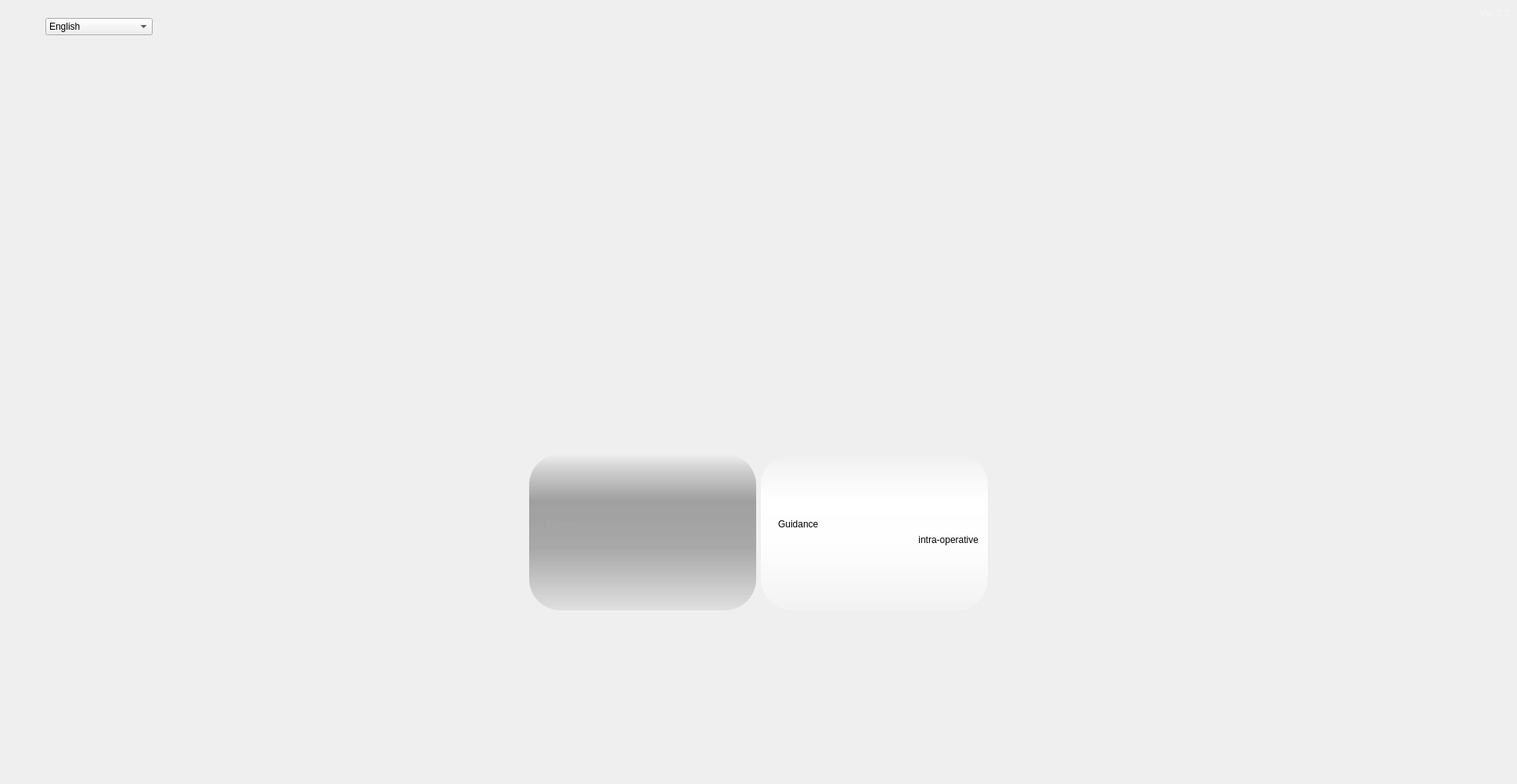
      <widget class="QWidget" name="pgHome">
       <layout class="QGridLayout" name="gridLayout_33">
        <property name="leftMargin">
         <number>10</number>
        </property>
        <property name="topMargin">
         <number>10</number>
        </property>
        <property name="rightMargin">
         <number>10</number>
        </property>
        <property name="bottomMargin">
         <number>10</number>
        </property>
        <property name="spacing">
         <number>0</number>
        </property>
        <item row="0" column="0">
         <layout class="QGridLayout" name="gridLayout_3">
          <item row="0" column="0">
           <widget class="QWidget" name="wdgSetting" native="true">
            <property name="minimumSize">
             <size>
              <width>48</width>
              <height>48</height>
             </size>
            </property>
            <property name="maximumSize">
             <size>
              <width>48</width>
              <height>48</height>
             </size>
            </property>
            <property name="styleSheet">
             <string notr="true">image:url(image/setting.png)</string>
            </property>
           </widget>
          </item>
          <item row="0" column="2">
           <spacer name="horizontalSpacer_16">
            <property name="orientation">
             <enum>Qt::Horizontal</enum>
            </property>
            <property name="sizeHint" stdset="0">
             <size>
              <width>40</width>
              <height>20</height>
             </size>
            </property>
           </spacer>
          </item>
          <item row="0" column="1">
           <widget class="QComboBox" name="cbxLanguage">
            <property name="maximumSize">
             <size>
              <width>200</width>
              <height>16777215</height>
             </size>
            </property>
            <item>
             <property name="text">
              <string>English</string>
             </property>
            </item>
            <item>
             <property name="text">
              <string>Traditional Chinese</string>
             </property>
            </item>
           </widget>
          </item>
          <item row="1" column="1">
           <spacer name="verticalSpacer_6">
            <property name="orientation">
             <enum>Qt::Vertical</enum>
            </property>
            <property name="sizeHint" stdset="0">
             <size>
              <width>20</width>
              <height>40</height>
             </size>
            </property>
           </spacer>
          </item>
         </layout>
        </item>
        <item row="0" column="1">
         <spacer name="verticalSpacer_4">
          <property name="orientation">
           <enum>Qt::Vertical</enum>
          </property>
          <property name="sizeHint" stdset="0">
           <size>
            <width>1021</width>
            <height>203</height>
           </size>
          </property>
         </spacer>
        </item>
        <item row="1" column="0">
         <spacer name="horizontalSpacer_18">
          <property name="orientation">
           <enum>Qt::Horizontal</enum>
          </property>
          <property name="sizeHint" stdset="0">
           <size>
            <width>447</width>
            <height>20</height>
           </size>
          </property>
         </spacer>
        </item>
        <item row="1" column="1" rowspan="2">
         <widget class="QWidget" name="wdgModeSelection" native="true">
          <property name="sizePolicy">
           <sizepolicy hsizetype="Fixed" vsizetype="Fixed">
            <horstretch>0</horstretch>
            <verstretch>0</verstretch>
           </sizepolicy>
          </property>
          <property name="minimumSize">
           <size>
            <width>1024</width>
            <height>576</height>
           </size>
          </property>
          <property name="maximumSize">
           <size>
            <width>1024</width>
            <height>576</height>
           </size>
          </property>
          <property name="autoFillBackground">
           <bool>false</bool>
          </property>
          <property name="styleSheet">
           <string notr="true">#wdgModeSelection{
	background-image:url(image/background.png);
}

#wdgGuidance, #wdgPlanning{
background-color: qlineargradient(spread:pad, x1:0, y1:0, x2:0, y2:1, stop:0 rgba(255, 255, 255, 0), stop:0.1 rgba(255, 255, 255, 100), stop:0.3 rgba(255, 255, 255, 255), stop:0.6 rgba(255, 255, 255, 230), stop:1 rgba(255, 255, 255, 50));
border:0px;
border-radius:40px;
padding:0px;
}

#wdgGuidance:hover, #wdgPlanning:hover{
	background-color: qlineargradient(spread:pad, x1:0, y1:0, x2:0, y2:1, stop:0 rgba(88, 238, 255, 0), stop:0.1 rgba(88, 238, 255, 100), stop:0.3 rgba(88, 238, 255, 255), stop:0.6 rgba(88, 238, 255, 230), stop:1 rgba(88, 238, 255, 50));
}

#wdgGuidance:disabled, #wdgPlanning:disabled{
	background-color: qlineargradient(spread:pad, x1:0, y1:0, x2:0, y2:1, stop:0 rgba(160, 160, 160, 0), stop:0.1 rgba(160, 160, 160, 100), stop:0.3 rgba(160, 160, 160, 255), stop:0.6 rgba(160, 160, 160, 230), stop:1 rgba(160, 160, 160, 50));
}


QLabel{
	font: 32pt &quot;Arial&quot;;
	margin-left:10px;
	margin-top:0px;
	margin-bottom:0px;
	padding:0px;
}

#wdgGuidance:disabled, #wdgPlanning:disabled QLabel{
	color:rgb(167, 167, 167);
}</string>
          </property>
          <layout class="QGridLayout" name="gridLayout_23">
           <property name="topMargin">
            <number>11</number>
           </property>
           <property name="verticalSpacing">
            <number>0</number>
           </property>
           <item row="5" column="3">
            <spacer name="horizontalSpacer_31">
             <property name="orientation">
              <enum>Qt::Horizontal</enum>
             </property>
             <property name="sizeHint" stdset="0">
              <size>
               <width>40</width>
               <height>20</height>
              </size>
             </property>
            </spacer>
           </item>
           <item row="5" column="2">
            <widget class="WidgetButton" name="wdgGuidance" native="true">
             <property name="sizePolicy">
              <sizepolicy hsizetype="Maximum" vsizetype="Maximum">
               <horstretch>0</horstretch>
               <verstretch>0</verstretch>
              </sizepolicy>
             </property>
             <property name="minimumSize">
              <size>
               <width>290</width>
               <height>200</height>
              </size>
             </property>
             <property name="maximumSize">
              <size>
               <width>16777215</width>
               <height>200</height>
              </size>
             </property>
             <property name="cursor">
              <cursorShape>PointingHandCursor</cursorShape>
             </property>
             <property name="styleSheet">
              <string notr="true"/>
             </property>
             <layout class="QGridLayout" name="gridLayout_24">
              <item row="2" column="0">
               <widget class="QLabel" name="label_19">
                <property name="styleSheet">
                 <string notr="true">font: 14pt &quot;Arial&quot;;</string>
                </property>
                <property name="text">
                 <string>intra-operative</string>
                </property>
                <property name="alignment">
                 <set>Qt::AlignRight|Qt::AlignTrailing|Qt::AlignVCenter</set>
                </property>
               </widget>
              </item>
              <item row="1" column="0">
               <widget class="QLabel" name="label_20">
                <property name="styleSheet">
                 <string notr="true"/>
                </property>
                <property name="text">
                 <string>Guidance</string>
                </property>
               </widget>
              </item>
              <item row="0" column="0">
               <spacer name="verticalSpacer_11">
                <property name="orientation">
                 <enum>Qt::Vertical</enum>
                </property>
                <property name="sizeHint" stdset="0">
                 <size>
                  <width>10</width>
                  <height>40</height>
                 </size>
                </property>
               </spacer>
              </item>
              <item row="3" column="0">
               <spacer name="verticalSpacer_12">
                <property name="orientation">
                 <enum>Qt::Vertical</enum>
                </property>
                <property name="sizeHint" stdset="0">
                 <size>
                  <width>10</width>
                  <height>40</height>
                 </size>
                </property>
               </spacer>
              </item>
             </layout>
            </widget>
           </item>
           <item row="1" column="0" colspan="4">
            <widget class="QLabel" name="label_title_13">
             <property name="minimumSize">
              <size>
               <width>0</width>
               <height>100</height>
              </size>
             </property>
             <property name="maximumSize">
              <size>
               <width>16777215</width>
               <height>100</height>
              </size>
             </property>
             <property name="styleSheet">
              <string notr="true">
	color:#eeeeee;
	font: 64pt &quot;Cascadia Code SemiBold&quot;;
	padding:0px;
	margin:0px;</string>
             </property>
             <property name="text">
              <string>AitherBot</string>
             </property>
             <property name="alignment">
              <set>Qt::AlignCenter</set>
             </property>
            </widget>
           </item>
           <item row="5" column="0">
            <spacer name="horizontalSpacer_32">
             <property name="orientation">
              <enum>Qt::Horizontal</enum>
             </property>
             <property name="sizeHint" stdset="0">
              <size>
               <width>40</width>
               <height>20</height>
              </size>
             </property>
            </spacer>
           </item>
           <item row="5" column="1">
            <widget class="WidgetButton" name="wdgPlanning" native="true">
             <property name="enabled">
              <bool>false</bool>
             </property>
             <property name="sizePolicy">
              <sizepolicy hsizetype="Maximum" vsizetype="Maximum">
               <horstretch>0</horstretch>
               <verstretch>0</verstretch>
              </sizepolicy>
             </property>
             <property name="minimumSize">
              <size>
               <width>290</width>
               <height>200</height>
              </size>
             </property>
             <property name="maximumSize">
              <size>
               <width>16777215</width>
               <height>200</height>
              </size>
             </property>
             <property name="cursor">
              <cursorShape>PointingHandCursor</cursorShape>
             </property>
             <property name="mouseTracking">
              <bool>false</bool>
             </property>
             <property name="focusPolicy">
              <enum>Qt::ClickFocus</enum>
             </property>
             <property name="styleSheet">
              <string notr="true"/>
             </property>
             <layout class="QGridLayout" name="gridLayout_25">
              <item row="2" column="0">
               <widget class="QLabel" name="label_21">
                <property name="styleSheet">
                 <string notr="true">background:none;
font: 14pt &quot;Arial&quot;;</string>
                </property>
                <property name="text">
                 <string>pre-operative</string>
                </property>
                <property name="alignment">
                 <set>Qt::AlignRight|Qt::AlignTrailing|Qt::AlignVCenter</set>
                </property>
               </widget>
              </item>
              <item row="1" column="0">
               <widget class="QLabel" name="label_22">
                <property name="styleSheet">
                 <string notr="true">background:none;</string>
                </property>
                <property name="text">
                 <string>Planning</string>
                </property>
               </widget>
              </item>
              <item row="0" column="0">
               <spacer name="verticalSpacer_13">
                <property name="orientation">
                 <enum>Qt::Vertical</enum>
                </property>
                <property name="sizeHint" stdset="0">
                 <size>
                  <width>10</width>
                  <height>40</height>
                 </size>
                </property>
               </spacer>
              </item>
              <item row="3" column="0">
               <spacer name="verticalSpacer_14">
                <property name="orientation">
                 <enum>Qt::Vertical</enum>
                </property>
                <property name="sizeHint" stdset="0">
                 <size>
                  <width>10</width>
                  <height>40</height>
                 </size>
                </property>
               </spacer>
              </item>
             </layout>
            </widget>
           </item>
           <item row="4" column="1" colspan="2">
            <spacer name="verticalSpacer_15">
             <property name="orientation">
              <enum>Qt::Vertical</enum>
             </property>
             <property name="sizeHint" stdset="0">
              <size>
               <width>20</width>
               <height>40</height>
              </size>
             </property>
            </spacer>
           </item>
           <item row="2" column="0" colspan="4">
            <widget class="QLabel" name="label_subtitle_3">
             <property name="styleSheet">
              <string notr="true">	color:#eeeeee;
	font: 18pt &quot;Cascadia Code SemiBold&quot;;
	margin-right:240px;</string>
             </property>
             <property name="text">
              <string>Lung Surgical Robotic</string>
             </property>
             <property name="textFormat">
              <enum>Qt::MarkdownText</enum>
             </property>
             <property name="alignment">
              <set>Qt::AlignRight|Qt::AlignTrailing|Qt::AlignVCenter</set>
             </property>
            </widget>
           </item>
          </layout>
         </widget>
        </item>
        <item row="2" column="2">
         <spacer name="horizontalSpacer_21">
          <property name="orientation">
           <enum>Qt::Horizontal</enum>
          </property>
          <property name="sizeHint" stdset="0">
           <size>
            <width>447</width>
            <height>20</height>
           </size>
          </property>
         </spacer>
        </item>
        <item row="3" column="1">
         <spacer name="verticalSpacer_5">
          <property name="orientation">
           <enum>Qt::Vertical</enum>
          </property>
          <property name="sizeHint" stdset="0">
           <size>
            <width>20</width>
            <height>203</height>
           </size>
          </property>
         </spacer>
        </item>
        <item row="0" column="2">
         <widget class="QLabel" name="lblVersion">
          <property name="styleSheet">
           <string notr="true">font:24pt &quot;Arial&quot;;
color: rgba(255, 255, 255, 100);</string>
          </property>
          <property name="text">
           <string>Ver 2.2</string>
          </property>
          <property name="alignment">
           <set>Qt::AlignRight|Qt::AlignTop|Qt::AlignTrailing</set>
          </property>
         </widget>
        </item>
       </layout>
      </widget>
